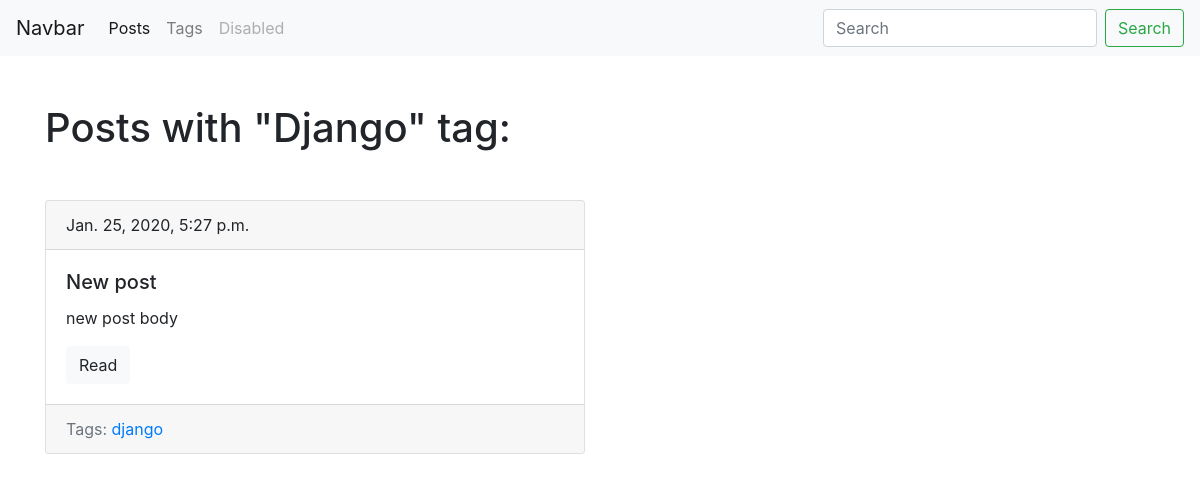
/blog/tag/django, run on the app's committed database.
### blog/models.py (models this page shows, shortened)
class Tag(models.Model):
    title = models.CharField(max_length=50)
    slug = models.SlugField(max_length=50, unique=True)
    def get_absolute_url(self):
        return reverse('tag_detail_url', kwargs={'slug': self.slug})

class Post(models.Model):
    title = models.CharField(max_length=150, db_index=True)
    slug = models.SlugField(max_length=150, unique=True)
    body = models.TextField(blank=True, db_index=True)
    tags = models.ManyToManyField('Tag', blank=True, related_name='posts')
    date_pub = models.DateTimeField(auto_now_add=True)
    def get_absolute_url(self):
        return reverse('post_detail_url', kwargs={'slug': self.slug})

### blog/views.py (the view)
# urls.py: path('tag/<str:slug>', TagDetail.as_view(), name='tag_detail_url')
class TagDetail(View):
    def get(self, request, slug):
        tag = Tag.objects.get(slug__iexact=slug)
        return render(request, 'blog/tag_detail.html', context={'tag': tag})

### blog/templates/blog/tag_detail.html (shortened to what this page needs)
{% extends 'blog/base_blog.html' %}
{% block content %}
    <h1 class="mb-5">Posts with "{{ tag.title|title }}" tag:</h1>
    {% for post in tag.posts.all %}
        {% include 'blog/includes/post_card_template.html' %}
    {% endfor %}
{% endblock %}

### blog/templates/blog/base_blog.html
{% extends 'base.html' %}

### templates/base.html (shortened to what this page needs)
<!DOCTYPE html>
<html lang="en">
<head>
    <link rel="stylesheet" href="https://stackpath.bootstrapcdn.com/bootstrap/4.4.1/css/bootstrap.min.css">
</head>
<body>
</body>
<nav class="navbar navbar-expand-lg navbar-light bg-light" style="background-color: #e3f2fd;">
  <a class="navbar-brand" href="#">Navbar</a>
  <div class="collapse navbar-collapse" id="navbarSupportedContent">
    <ul class="navbar-nav mr-auto">
      <li class="nav-item active">
        <a class="nav-link" href="{% url 'posts_list_url' %}">Posts</a>
      </li>
      <li class="nav-item">
        <a class="nav-link" href="{% url 'tags_list_url' %}">Tags</a>
      </li>
      <li class="nav-item">
        <a class="nav-link disabled" href="#" tabindex="-1" aria-disabled="true">Disabled</a>
      </li>
    </ul>
    <form class="form-inline my-2 my-lg-0">
      <input class="form-control mr-sm-2" type="search" placeholder="Search" aria-label="Search">
      <button class="btn btn-outline-success my-2 my-sm-0" type="submit">Search</button>
    </form>
  </div>
</nav>
<div class="container mt-5">
    <div class="row">
        <div class="col-6 offset -md-2">
            {% block content %}{% endblock %}
        </div>
    </div>
</div>
</html>

### blog/templates/blog/includes/post_card_template.html
<div class="card mb-4">
    <div class="card-header">
      {{ post.date_pub }}
    </div>
    <div class="card-body">
      <h5 class="card-title">{{ post.title }}</h5>
      <p class="card-text">{{ post.body|truncatewords:15 }}</p>
      <a href="{{ post.get_absolute_url }}" class="btn btn-light">Read</a>
    </div>
    <div class="card-footer text-muted">
        Tags:
        {% for tag in post.tags.all %}
            <a href="{{ tag.get_absolute_url }}">{{ tag.title }}</a>
        {% endfor %}
    </div>
  </div>

### data on the page
Tag: title "Django", title "django"
Post: date_pub "Jan. 25, 2020, 5:27 p.m.", title "New post", body "new post body"
